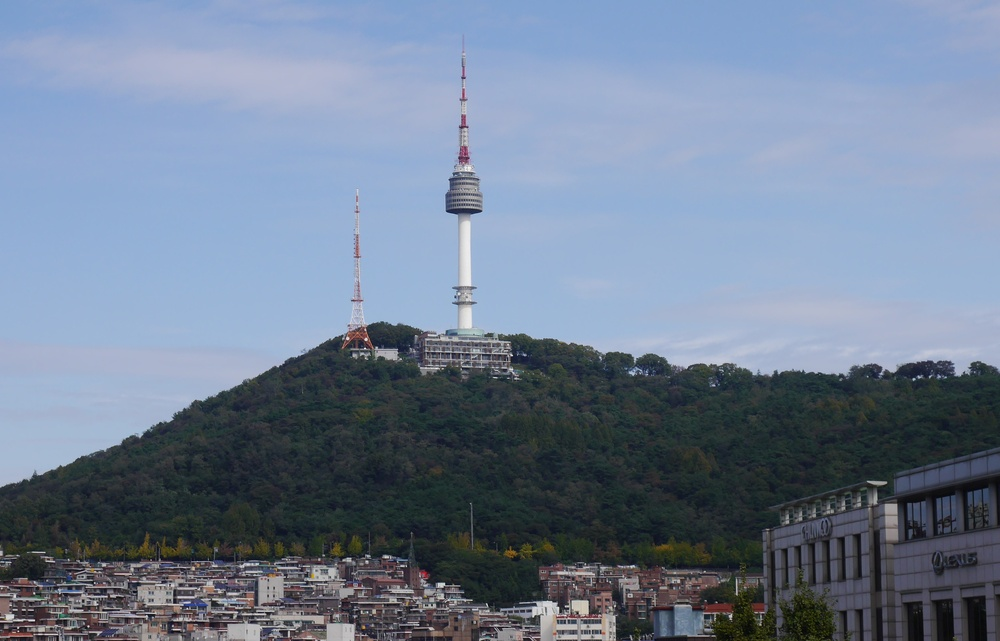
#> input picture 1_Working_with_Images_OpenCV/NamsanTower.jpeg, 1000 x 641 px, shrunk from 3855 x 2470 before the run
$ jupyter execute image_preprocessing.ipynb   (shell and % lines are left out)
#> lines starting #> are read from the running program, lines starting #| are printed output that depends on the picture
<h1>Working with images in OpenCV</h1>
<p><b>by Dominique De Guzman</b></p>

<p>This notebook will help you take your first steps in learning Image Processing and Computer Vision using OpenCV.</p>

[cell 1]
#install opencv-python

[cell 2]
#import libraries
import cv2
import numpy as np
import matplotlib.pyplot as plt
from IPython.display import Image

<h3>Display image directly</h3>

[cell 3]
Image(filename='NamsanTower.jpeg')

<h3>Display image using OpenCV</h3>

[cell 4]
#Image displayed but in reversed color channels
img = cv2.imread('NamsanTower.jpeg',1)
#> img is the input picture: shape (641, 1000, 3); mean B, G, R 147.8, 126.8, 112.2

#change BGR to RGB to see original colors
img = cv2.cvtColor(img, cv2.COLOR_BGR2RGB)
plt.imshow(img)
#> (this line was passed over: IPython is not available in this run)

<h3>Looking at each channels</h3>

[cell 5]
#Changing to HSV Color space
img_hsv = cv2.cvtColor(img, cv2.COLOR_BGR2HSV)
#> img_hsv: shape (641, 1000, 3); mean H, S, V 28.3, 65, 148.9

# Split the image into the B,G,R components
h,s,v = cv2.split(img_hsv)
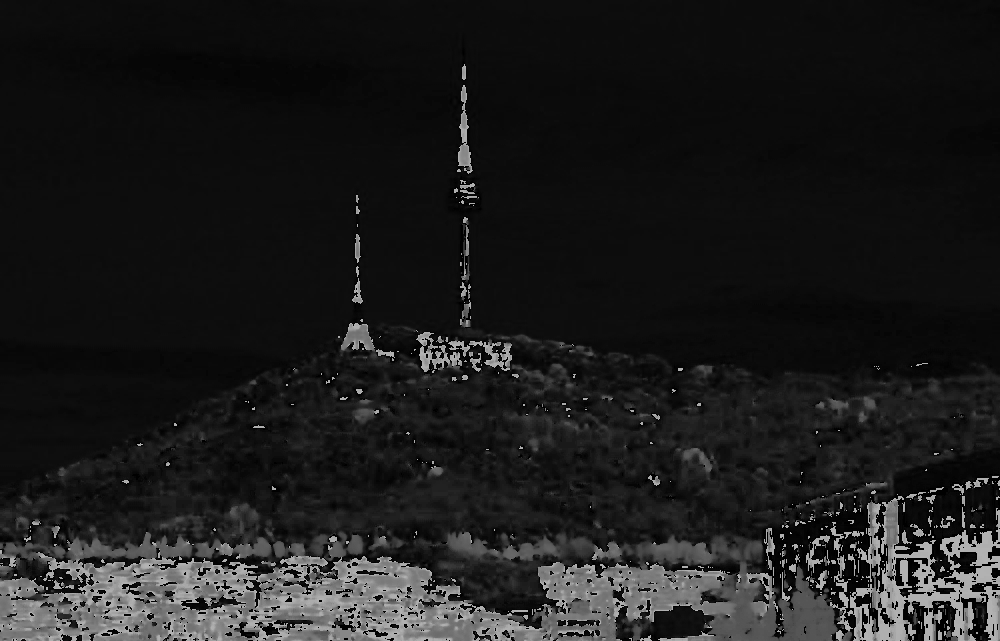
#> h: shape (641, 1000); min 0, max 179, mean 28.3
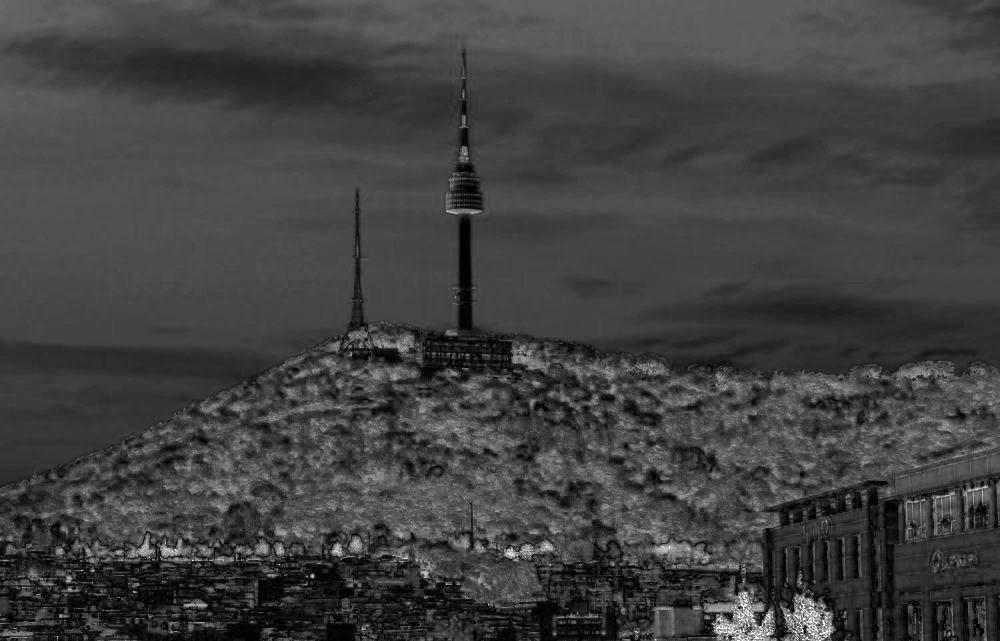
#> s: shape (641, 1000); min 0, max 255, mean 65
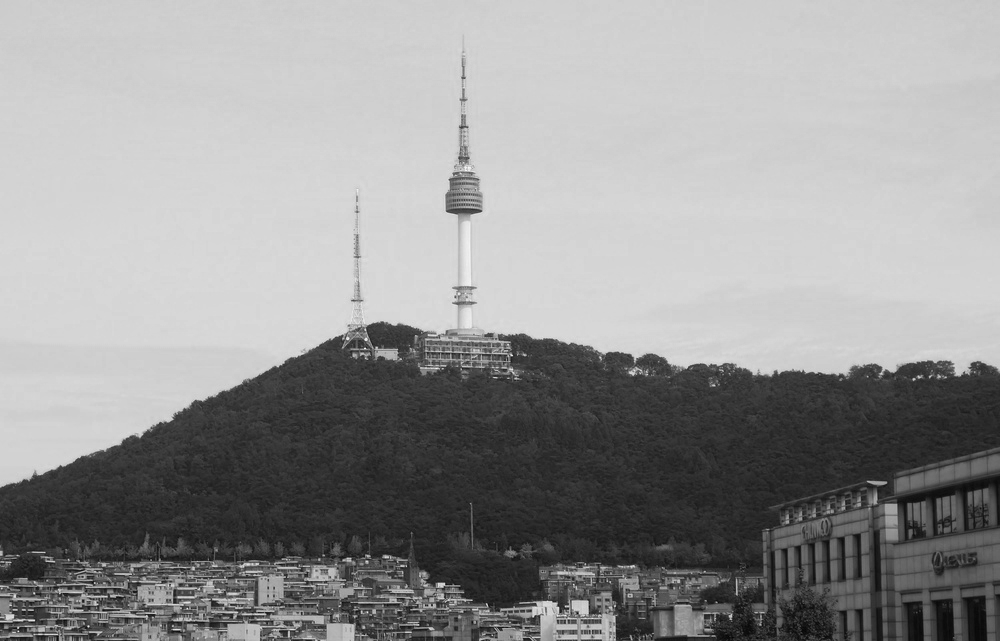
#> v: shape (641, 1000); min 3, max 249, mean 148.9

# Show the channels
plt.figure(figsize=[20,5])
#> (this line was passed over: IPython is not available in this run)
plt.subplot(141);plt.imshow(h,cmap='gray');plt.title("H Channel");
#> (this line was passed over: IPython is not available in this run)
#> (this line was passed over: IPython is not available in this run)
#> (this line was passed over: IPython is not available in this run)
plt.subplot(142);plt.imshow(s,cmap='gray');plt.title("S Channel");
#> (this line was passed over: IPython is not available in this run)
#> (this line was passed over: IPython is not available in this run)
plt.subplot(143);plt.imshow(v,cmap='gray');plt.title("V Channel");
plt.subplot(144);plt.imshow(img);plt.title("Original");
